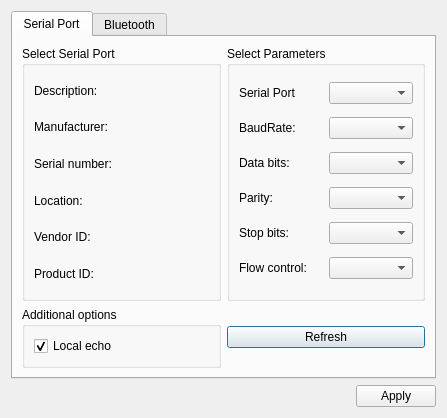
<?xml version="1.0" encoding="UTF-8"?>
<ui version="4.0">
 <class>SettingsDialog</class>
 <widget class="QDialog" name="SettingsDialog">
  <property name="geometry">
   <rect>
    <x>0</x>
    <y>0</y>
    <width>447</width>
    <height>418</height>
   </rect>
  </property>
  <property name="windowTitle">
   <string>Connection Configuration</string>
  </property>
  <layout class="QGridLayout" name="gridLayout_4">
   <item row="0" column="0">
    <widget class="QTabWidget" name="tabWidget">
     <property name="currentIndex">
      <number>0</number>
     </property>
     <widget class="QWidget" name="tab_serialport">
      <attribute name="title">
       <string>Serial Port</string>
      </attribute>
      <layout class="QGridLayout" name="gridLayout_3">
       <item row="0" column="0">
        <widget class="QGroupBox" name="selectBox">
         <property name="title">
          <string>Select Serial Port</string>
         </property>
         <layout class="QGridLayout" name="gridLayout">
          <item row="1" column="0">
           <widget class="QLabel" name="descriptionLabel">
            <property name="text">
             <string>Description:</string>
            </property>
           </widget>
          </item>
          <item row="2" column="0">
           <widget class="QLabel" name="manufacturerLabel">
            <property name="text">
             <string>Manufacturer:</string>
            </property>
           </widget>
          </item>
          <item row="3" column="0">
           <widget class="QLabel" name="serialNumberLabel">
            <property name="text">
             <string>Serial number:</string>
            </property>
           </widget>
          </item>
          <item row="4" column="0">
           <widget class="QLabel" name="locationLabel">
            <property name="text">
             <string>Location:</string>
            </property>
           </widget>
          </item>
          <item row="5" column="0">
           <widget class="QLabel" name="vidLabel">
            <property name="text">
             <string>Vendor ID:</string>
            </property>
           </widget>
          </item>
          <item row="6" column="0">
           <widget class="QLabel" name="pidLabel">
            <property name="text">
             <string>Product ID:</string>
            </property>
           </widget>
          </item>
         </layout>
        </widget>
       </item>
       <item row="0" column="1">
        <widget class="QGroupBox" name="parametersBox">
         <property name="title">
          <string>Select Parameters</string>
         </property>
         <layout class="QGridLayout" name="gridLayout_2">
          <item row="1" column="1">
           <widget class="QComboBox" name="baudRateBox"/>
          </item>
          <item row="3" column="0">
           <widget class="QLabel" name="parityLabel">
            <property name="text">
             <string>Parity:</string>
            </property>
           </widget>
          </item>
          <item row="4" column="1">
           <widget class="QComboBox" name="stopBitsBox"/>
          </item>
          <item row="5" column="1">
           <widget class="QComboBox" name="flowControlBox"/>
          </item>
          <item row="2" column="1">
           <widget class="QComboBox" name="dataBitsBox"/>
          </item>
          <item row="3" column="1">
           <widget class="QComboBox" name="parityBox"/>
          </item>
          <item row="5" column="0">
           <widget class="QLabel" name="flowControlLabel">
            <property name="text">
             <string>Flow control:</string>
            </property>
           </widget>
          </item>
          <item row="2" column="0">
           <widget class="QLabel" name="dataBitsLabel">
            <property name="text">
             <string>Data bits:</string>
            </property>
           </widget>
          </item>
          <item row="1" column="0">
           <widget class="QLabel" name="baudRateLabel">
            <property name="text">
             <string>BaudRate:</string>
            </property>
           </widget>
          </item>
          <item row="4" column="0">
           <widget class="QLabel" name="stopBitsLabel">
            <property name="text">
             <string>Stop bits:</string>
            </property>
           </widget>
          </item>
          <item row="0" column="1">
           <widget class="QComboBox" name="serialPortInfoListBox"/>
          </item>
          <item row="0" column="0">
           <widget class="QLabel" name="label">
            <property name="text">
             <string>Serial Port</string>
            </property>
           </widget>
          </item>
         </layout>
        </widget>
       </item>
       <item row="1" column="0">
        <widget class="QGroupBox" name="additionalOptionsGroupBox">
         <property name="title">
          <string>Additional options</string>
         </property>
         <layout class="QVBoxLayout" name="verticalLayout">
          <item>
           <widget class="QCheckBox" name="localEchoCheckBox">
            <property name="text">
             <string>Local echo</string>
            </property>
            <property name="checked">
             <bool>true</bool>
            </property>
           </widget>
          </item>
         </layout>
        </widget>
       </item>
       <item row="1" column="1">
        <widget class="QPushButton" name="pushButton_Refresh">
         <property name="text">
          <string>Refresh</string>
         </property>
        </widget>
       </item>
      </layout>
     </widget>
     <widget class="QWidget" name="tab_bluetooth">
      <attribute name="title">
       <string>Bluetooth</string>
      </attribute>
      <layout class="QGridLayout" name="gridLayout_5">
       <item row="0" column="0" colspan="2">
        <widget class="QGroupBox" name="localAdapterBox">
         <property name="title">
          <string>Local Bluetooth Adapter</string>
         </property>
         <property name="checkable">
          <bool>false</bool>
         </property>
         <layout class="QHBoxLayout" name="horizontalLayout_3">
          <item>
           <widget class="QRadioButton" name="firstAdapter">
            <property name="text">
             <string>Default</string>
            </property>
           </widget>
          </item>
          <item>
           <widget class="QRadioButton" name="secondAdapter">
            <property name="text">
             <string/>
            </property>
           </widget>
          </item>
         </layout>
        </widget>
       </item>
       <item row="1" column="0">
        <widget class="QLabel" name="status">
         <property name="text">
          <string>Click Scan to find bluetooth</string>
         </property>
        </widget>
       </item>
       <item row="1" column="1">
        <widget class="QPushButton" name="pushButton_RefreshBluetooth">
         <property name="sizePolicy">
          <sizepolicy hsizetype="Fixed" vsizetype="Fixed">
           <horstretch>0</horstretch>
           <verstretch>0</verstretch>
          </sizepolicy>
         </property>
         <property name="text">
          <string>Scan</string>
         </property>
        </widget>
       </item>
       <item row="2" column="0" colspan="2">
        <widget class="QListWidget" name="remoteDevices"/>
       </item>
      </layout>
     </widget>
    </widget>
   </item>
   <item row="1" column="0">
    <layout class="QHBoxLayout" name="horizontalLayout">
     <item>
      <spacer name="horizontalSpacer">
       <property name="orientation">
        <enum>Qt::Horizontal</enum>
       </property>
       <property name="sizeHint" stdset="0">
        <size>
         <width>96</width>
         <height>20</height>
        </size>
       </property>
      </spacer>
     </item>
     <item>
      <widget class="QPushButton" name="applyButton">
       <property name="text">
        <string>Apply</string>
       </property>
      </widget>
     </item>
    </layout>
   </item>
  </layout>
 </widget>
 <resources/>
 <connections/>
</ui>
